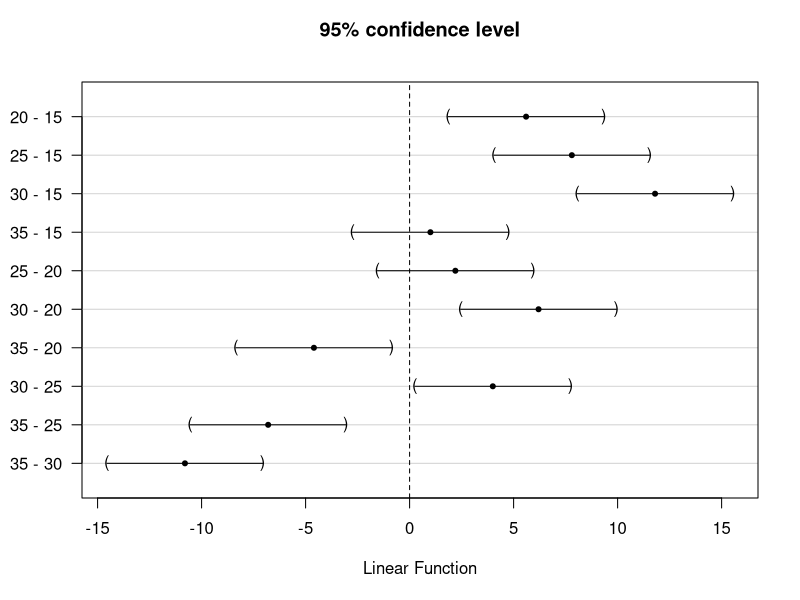
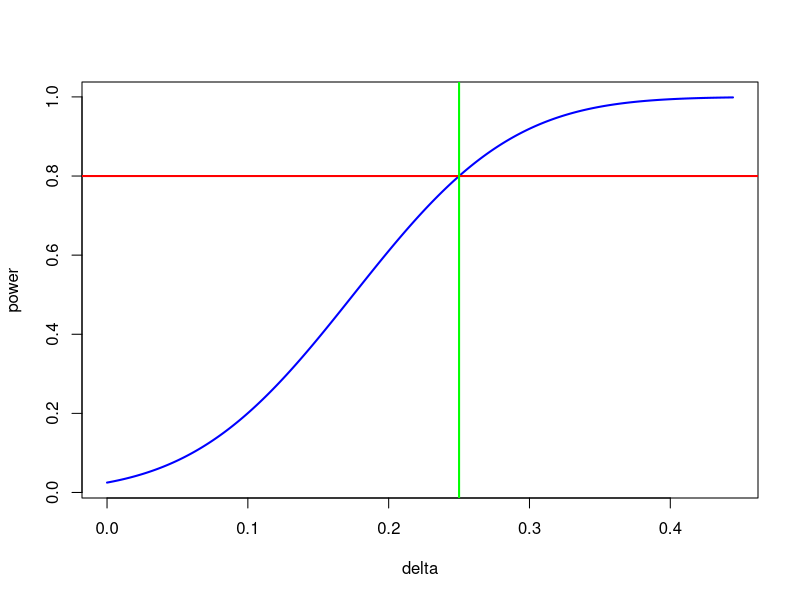

These figures' R source, in order:
## ---- chunk 1
#knitr::opts_chunk$set(tidy.opts = list(width.cutoff = 80), tidy = TRUE)
knitr::opts_chunk$set(tidy.opts = list(width.cutoff = 80))
knitr::opts_chunk$set(warning = FALSE, message = FALSE) 
## ---- chunk 2
library("readxl")
data = read_excel("./handout1data.xlsx")
data$method = as.factor(data$method)
dry = na.omit(data$time[data$method=='d'])
wet = na.omit(data$time[data$method!='d'])
alpha = .05

t.test(x=dry,
       y=wet,
       alternative=c("two.sided"),
       conf.level=1-alpha,
       var.equal=T)$conf.int[1:2]
## ---- chunk 3
library("multcomp")
data.2 = read_excel("./handout2data.xlsx")
strength = na.omit(data.2$strength)
percent = na.omit(as.factor(data.2$percent))

m = aov(strength~percent)
m.lsd = glht(m,linfct=mcp(percent="Tukey"))
ci.lsd = confint(m.lsd,calpha=univariate_calpha())
plot(ci.lsd)
ci.lsd
## ---- chunk 4
sd = .7
alpha = .05
h = .8  # power
v = .25 # alternative
power.t.test(n=NULL,delta=v,sd=sd,sig.level=alpha,power=h,type="two.sample")
## ---- chunk 5
# power.curve
#
# create the power curve for the chosen sample size.
#
# arguments:
#   n: sample size,
#   sd: standard deviation
#   alpha: significance level
#   h: power (shows as a horizontal line)
#   v: specific alternative (shows as a vertical line)
#
# output:
#   graph of power curve
power.curve = function(n, sd, alpha, h, v)
{
  df = 2*(n-1)
  delta = seq(from=0,to=5*sd/sqrt(n/2),length.out = 1000)
  power = 1 - pt(qt(1-alpha/2,df),df,ncp = sqrt(n/2)*(delta/sd))
  
  plot(delta,power,type = "l",lwd=2,col="blue")
  abline(h=h,col="red",lwd=2)  
  abline(v=v,col="green",lwd=2)
}

power.curve(n=124,sd=sd,alpha=alpha,h=h,v=v)
## ---- chunk 6
pwr = .8
alpha = .05
a = 5
means = by(strength,percent,mean)
max.D = max(means) - min(means)
#summary(aov(strength~percent))
s2 = 8.06
power.anova.test(
  groups=a,
  between.var=max.D^2/2/(a-1),
  within.var=s2,
  power=pwr,
  sig.level=alpha,
  n=NULL)
## ---- chunk 7
sim.size = 10
decide.Ha = rep(NA,sim.size)
n = 3

for (k in 1:sim.size)
{
  y1 = rnorm(n,means[1],sqrt(s2))
  y2 = rnorm(n,means[2],sqrt(s2))
  y3 = rnorm(n,means[3],sqrt(s2))
  y4 = rnorm(n,means[4],sqrt(s2))
  y5 = rnorm(n,means[5],sqrt(s2))
  ybar1 = mean(y1)
  ybar2 = mean(y2)
  ybar3 = mean(y3)
  ybar4 = mean(y4)
  ybar5 = mean(y5)
  var1 = var(y1)
  var2 = var(y2)
  var3 = var(y3)
  var4 = var(y4)
  var5 = var(y5)
  F.stat = n*var(c(ybar1,ybar2,ybar3,ybar4,ybar5)) / mean(c(var1,var2,var3,var4,var5))
  decide.Ha[k] = (F.stat>qf(1-alpha,a-1,a*(n-1)))
}
power = mean(decide.Ha)
power
